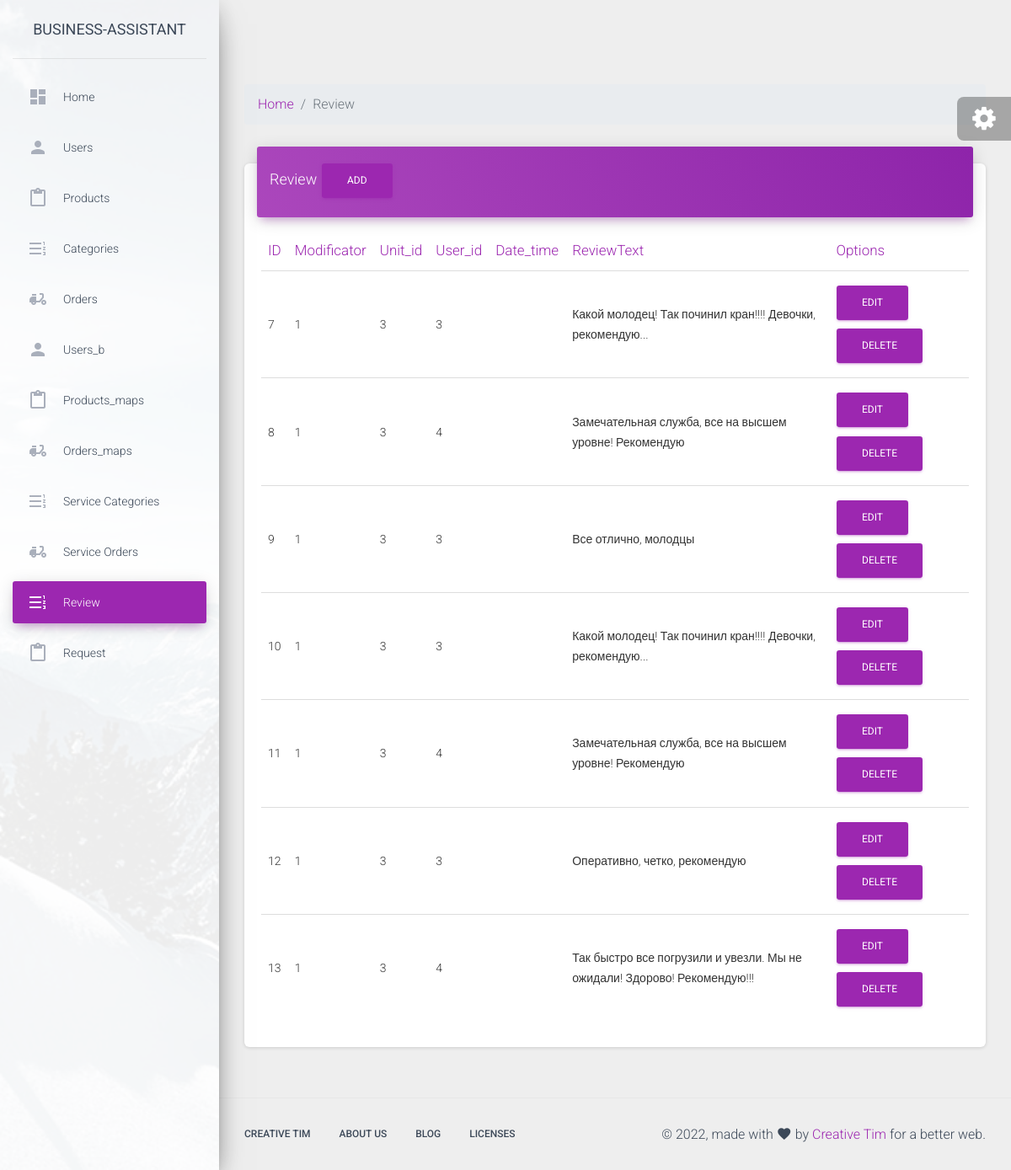
/admin/review.php, run on the app's committed database.
### tables this page shows
CREATE TABLE `review` (
  `id` int(11) NOT NULL,
  `modificator` int(11) NOT NULL,
  `unit_id` int(11) NOT NULL,
  `user_id` int(11) NOT NULL,
  `date_time` varchar(50) NOT NULL,
  `reviewText` text NOT NULL
);

### admin/review.php (the view, shortened to what this page needs)
<?php
include $_SERVER["DOCUMENT_ROOT"] . "/configs/db.php";
include $_SERVER["DOCUMENT_ROOT"] . "/admin/parts/header.php";
?>
<nav aria-label="breadcrumb">
  <ol class="breadcrumb">
    <li class="breadcrumb-item"><a href="/admin">Home</a></li>
    <li class="breadcrumb-item active" aria-current="page">Review</li>
  </ol>
</nav>
<div class="row">
  <div class="col-md-12">
    <div class="card">
      <div class="card-header card-header-primary">
        <h4 class="card-title ">
          Review
          <a href="modules/review/add.php" class="btn btn-primary">ADD</a>
        </h4>
      </div>
      <div class="card-body">
        <div class="table-responsive">
          <table class="table">
            <thead class=" text-primary">
              <th>ID</th>
              <th>Modificator</th>
              <th>Unit_id</th>
              <th>User_id</th>
              <th>Date_time</th>
              <th>ReviewText</th>
              <th>Options</th>
            </thead>
            <tbody>
              <?php
               $sql = "SELECT * FROM review";
                $result = $conn->query($sql);
                while ($row = mysqli_fetch_assoc($result)) {
              ?>
                <tr>
                  <td><?php echo $row["id"] ?></td>
                  <td><?php echo $row["modificator"] ?></td>
                  <td><?php echo $row["unit_id"] ?></td>
                  <td><?php echo $row["user_id"] ?></td>
                  <td><?php echo $row["data_time"] ?></td>
                  <td><?php echo $row["reviewText"] ?></td>
                  <td>
                      <a href="modules/review/edit.php?id=<?php echo $row["id"] ?>" class="btn btn-primary">EDIT</a>
                      <a href="modules/review/delete.php?id=<?php echo $row["id"] ?>"class="btn btn-primary">DELETE</a>
                  </td>
                </tr>
              <?php
              }
              ?>
            </tbody>
          </table>
        </div>
      </div>
    </div>
  </div>
</div>
<?php
include $_SERVER["DOCUMENT_ROOT"] . "/admin/parts/footer.php";
?>

### data on the page
review: id "7", modificator "1", unit "3", user "3", reviewText "Какой молодец! Так починил кран!!!! Девочки, рекомендую..."
review: id "8", modificator "1", unit "3", user "4", reviewText "Замечательная служба, все на высшем уровне! Рекомендую"
review: id "9", modificator "1", unit "3", user "3", reviewText "Все отлично, молодцы"
review: id "10", modificator "1", unit "3", user "3", reviewText "Какой молодец! Так починил кран!!!! Девочки, рекомендую..."
review: id "11", modificator "1", unit "3", user "4", reviewText "Замечательная служба, все на высшем уровне! Рекомендую"
review: id "12", modificator "1", unit "3", user "3", reviewText "Оперативно, четко, рекомендую"
review: id "13", modificator "1", unit "3", user "4", reviewText "Так быстро все погрузили и увезли. Мы не ожидали! Здорово! Рекомендую!!!"
